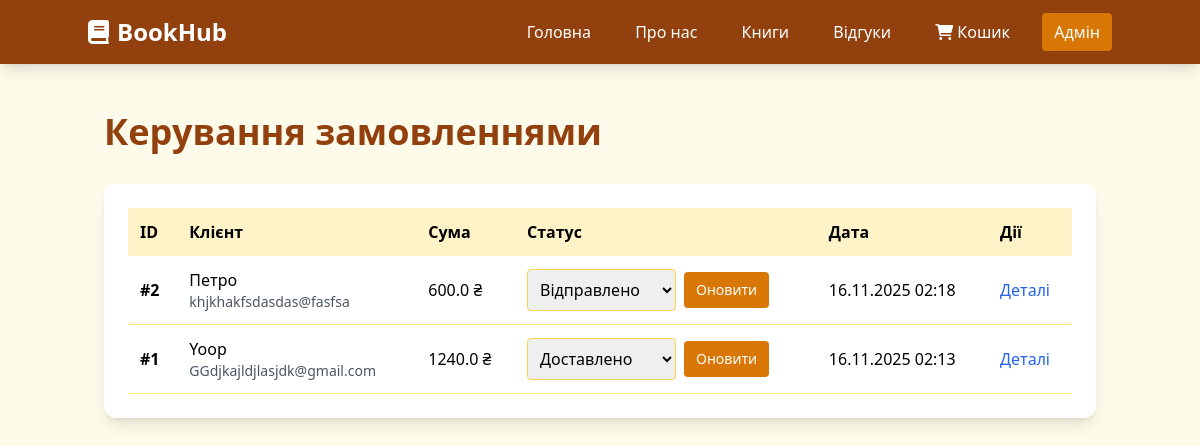
Page /admin/orders on the committed database.
### models.py (models this page shows, shortened)
class Order(db.Model):
    id = db.Column(db.Integer, primary_key=True)
    customer_id = db.Column(db.Integer, db.ForeignKey('customer.id'))
    total_amount = db.Column(db.Float, nullable=False)
    status = db.Column(db.String(20), default='pending')  # pending, confirmed, shipped, delivered, cancelled
    created_at = db.Column(db.DateTime, default=datetime.utcnow)
    customer = db.relationship('Customer', backref=db.backref('orders', lazy=True))

class Customer(db.Model):
    id = db.Column(db.Integer, primary_key=True)
    name = db.Column(db.String(100), nullable=False)
    email = db.Column(db.String(100), unique=True, nullable=False)
    phone = db.Column(db.String(20))
    address = db.Column(db.Text)
    created_at = db.Column(db.DateTime, default=datetime.utcnow)

### app.py (the view)
@app.route('/admin/orders')
def admin_orders():
    orders = Order.query.order_by(Order.created_at.desc()).all()
    return render_template('admin/orders.html', orders=orders)

### templates/admin/orders.html (shortened to what this page needs)
{% extends "base.html" %}
{% block content %}
<div class="max-w-6xl mx-auto">
    <h1 class="text-4xl font-bold text-amber-800 mb-8">Керування замовленнями</h1>
    <div class="bg-white rounded-xl shadow-lg p-6">
        {% if orders %}
        <div class="overflow-x-auto">
            <table class="min-w-full">
                <thead>
                    <tr class="bg-amber-100">
                        <th class="p-3 text-left">ID</th>
                        <th class="p-3 text-left">Клієнт</th>
                        <th class="p-3 text-left">Сума</th>
                        <th class="p-3 text-left">Статус</th>
                        <th class="p-3 text-left">Дата</th>
                        <th class="p-3 text-left">Дії</th>
                    </tr>
                </thead>
                <tbody>
                    {% for order in orders %}
                    <tr class="border-b border-amber-200">
                        <td class="p-3 font-semibold">#{{ order.id }}</td>
                        <td class="p-3">
                            <div>{{ order.customer.name }}</div>
                            <div class="text-sm text-gray-600">{{ order.customer.email }}</div>
                        </td>
                        <td class="p-3">{{ order.total_amount }} ₴</td>
                        <td class="p-3">
                            <form method="POST" action="{{ url_for('update_order_status', order_id=order.id) }}" class="flex items-center space-x-2">
                                <select name="status" class="p-2 border border-amber-300 rounded">
                                    <option value="shipped" {% if order.status == 'shipped' %}selected{% endif %}>Відправлено</option>
                                    <option value="delivered" {% if order.status == 'delivered' %}selected{% endif %}>Доставлено</option>
                                </select>
                                <button type="submit" class="bg-amber-600 text-white px-3 py-2 rounded hover:bg-amber-700 text-sm">
                                    Оновити
                                </button>
                            </form>
                        </td>
                        <td class="p-3">{{ order.created_at.strftime('%d.%m.%Y %H:%M') }}</td>
                        <td class="p-3">
                            <a href="#" class="text-blue-600 hover:underline">Деталі</a>
                        </td>
                    </tr>
                    {% endfor %}
                </tbody>
            </table>
        </div>
        {% else %}
        <p class="text-gray-500 text-center py-8">Замовлень поки немає</p>
        {% endif %}
    </div>
</div>
{% endblock %}

### rows in the picture
Order: id "2", customer.name "Петро", customer.email "khjkhakfsdasdas@fasfsa", total_amount "600.0", status "Відправлено", created_at "16.11.2025 02:18"
Order: id "1", customer.name "Yoop", customer.email "GGdjkajldjlasjdk@gmail.com", total_amount "1240.0", status "Доставлено", created_at "16.11.2025 02:13"
